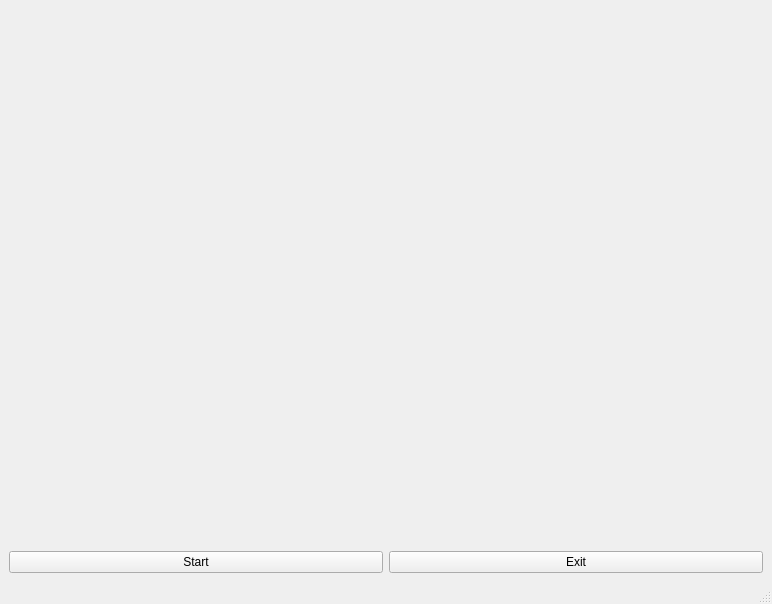
<?xml version="1.0" encoding="UTF-8"?>
<ui version="4.0">
 <class>MainWindow</class>
 <widget class="QMainWindow" name="MainWindow">
  <property name="geometry">
   <rect>
    <x>0</x>
    <y>0</y>
    <width>772</width>
    <height>604</height>
   </rect>
  </property>
  <property name="windowTitle">
   <string>MainWindow</string>
  </property>
  <widget class="QWidget" name="centralwidget">
   <layout class="QGridLayout" name="gridLayout">
    <item row="0" column="0" colspan="2">
     <widget class="QWidget" name="widget" native="true">
      <property name="minimumSize">
       <size>
        <width>750</width>
        <height>500</height>
       </size>
      </property>
     </widget>
    </item>
    <item row="1" column="0">
     <widget class="QPushButton" name="start">
      <property name="text">
       <string>Start</string>
      </property>
     </widget>
    </item>
    <item row="1" column="1">
     <widget class="QPushButton" name="stop">
      <property name="text">
       <string>Exit</string>
      </property>
     </widget>
    </item>
   </layout>
  </widget>
  <widget class="QMenuBar" name="menubar">
   <property name="geometry">
    <rect>
     <x>0</x>
     <y>0</y>
     <width>772</width>
     <height>26</height>
    </rect>
   </property>
  </widget>
  <widget class="QStatusBar" name="statusbar"/>
 </widget>
 <resources/>
 <connections/>
</ui>
